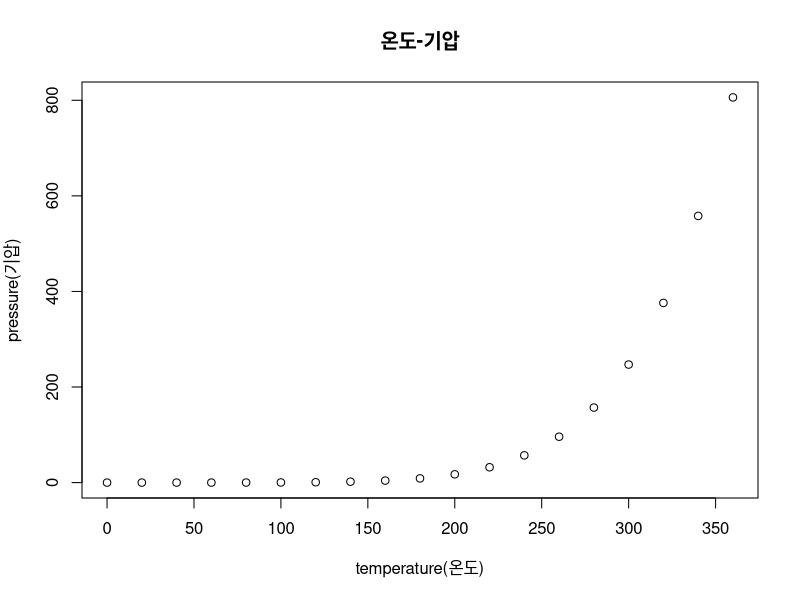
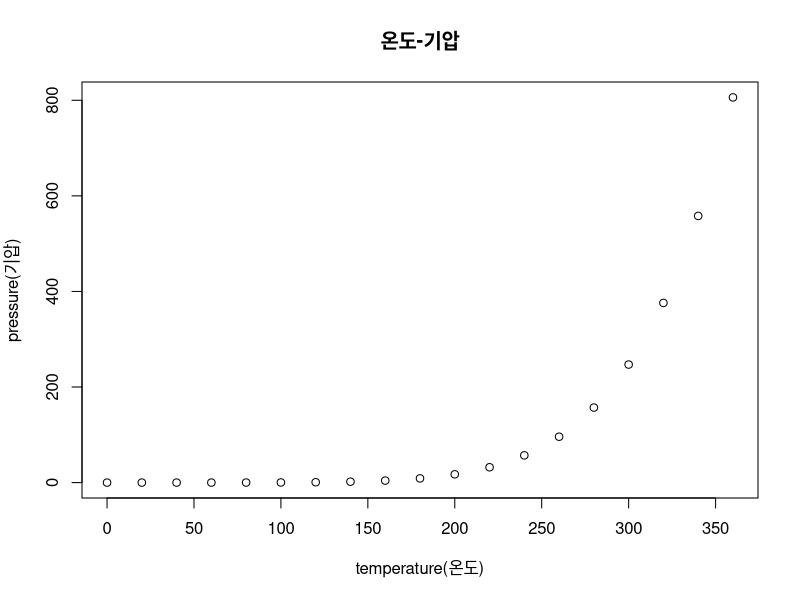
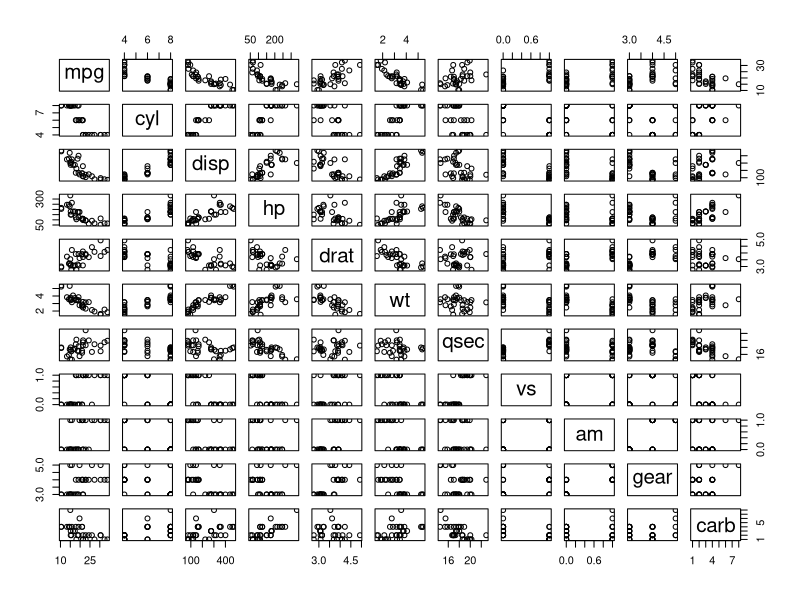
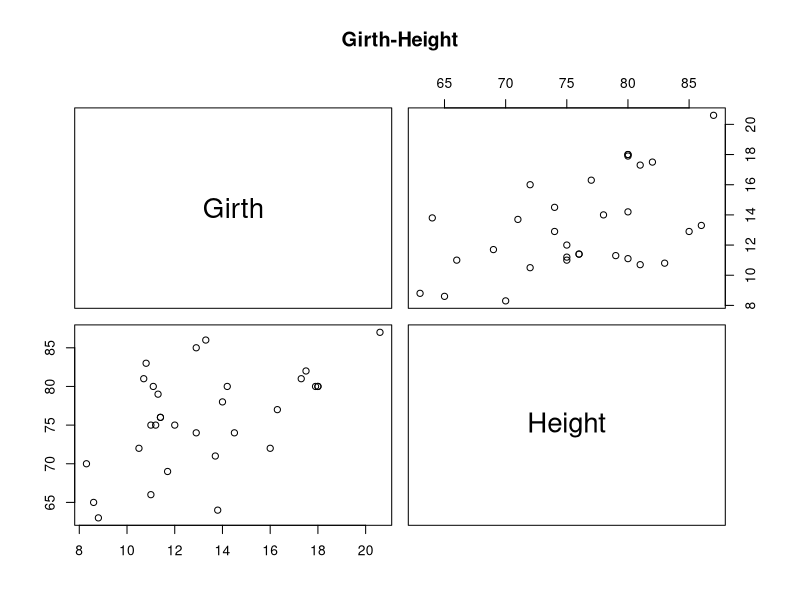
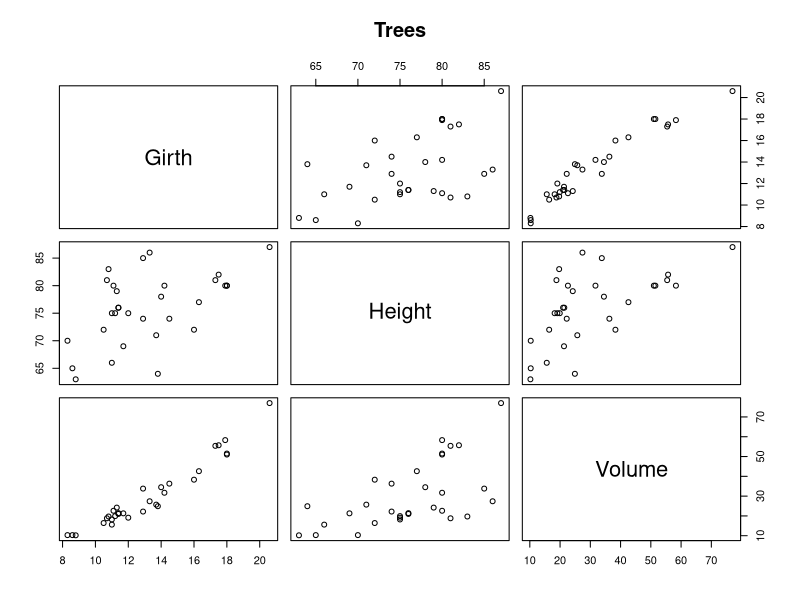

Source code (R) for these figures, in order:
##6장 연습문제

# 2. R에서 제공하는 pressure 데이터셋을 이용하여 온도(temperature)와기압(pressure)에
# 대한 산점도를 작성하고, 두 변수 간의 상관 관계를 설명하시오. 
#(x축: temperature, y축: pressure)

#방법1
temperature <- pressure$temperature
pressure <- pressure$pressure
plot(temperature, pressure,
     main="온도-기압",
     xlab="temperature(온도)",
     ylab="pressure(기압)")

#방법2
plot(pressure~temperature,
     main="온도-기압",
     xlab="temperature(온도)",
     ylab="pressure(기압)")

#7. R에서 제공하는 mtcars 데이터셋에서 mgp와 다른 변수들 간의 상관계수를 구하시오. 
#어느 변수가 mpg와 가장 상관성이 높은지 산점도와 함께 설명하시오.
str(mtcars)
cor(mtcars)
head(cor(mtcars))
pairs(mtcars[,1:11])

#10. R에서 제공하는 trees 데이터셋에 대해 다음 문제를 해결하기 위한 R코드를 작성하시오.
#(1) 나무의 지름(Girth)과 높이(Height)에 대해 산점도와 상관계수를 보이시오.
str(trees)
cor(trees)
vars <- c("Girth","Height")
target <- trees[,vars]
head(target)
pairs(target,  main="Girth-Height")

#(2) trees 데이터셋에 존재하는 3개 변수 간의 산점도와 상관계수를 보이시오.
cor(trees)
pairs(trees, main="Trees")
